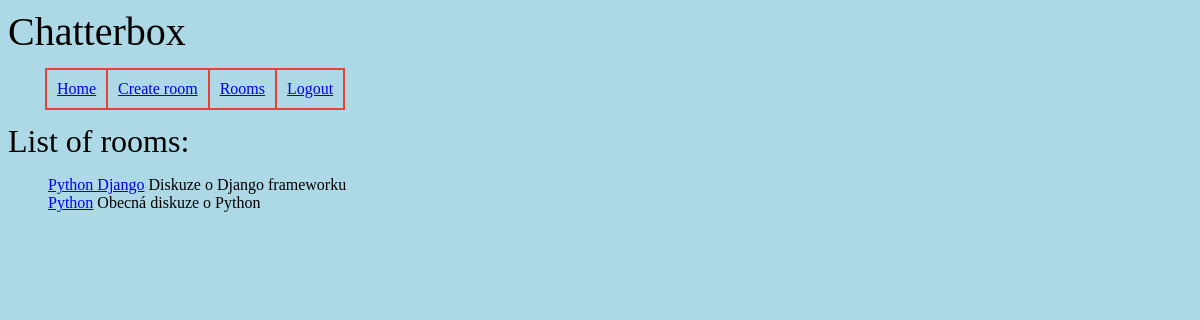
The app's page /rooms/ (signed in) with its own data.
### chatterbox/models.py (models this page shows, shortened)
class Room(models.Model):
    name = models.CharField(max_length=200)
    description = models.TextField(null=True, blank=True)
    created = models.DateTimeField(auto_now_add=True)
    updated = models.DateTimeField(auto_now=True)
    class Meta:
        ordering = ['-created', '-updated']

### chatterbox/views.py (the view)
# urls.py: path('rooms/', chatterbox.views.rooms, name="rooms"),
@login_required # musíme být přihlášeni abychom mohli psát zprávy a prozkouávat stránky
def rooms(request):
    rooms = Room.objects.all()
    context = {"rooms": rooms}
    return render(request, "chatterbox/rooms.html", context)

### chatterbox/templates/chatterbox/rooms.html (shortened to what this page needs)
{% extends 'main.html' %}
{% block content %}
    <div class="list-of-rooms">List of rooms:</div>
    <div class="rooms-list">
        <ul>
            {% for room in rooms %}
            <li>
                <a href="{% url 'room' room.id %}">{{ room.name }}</a> {{ room.description }}
            </li>
            {% endfor %}
        </ul>
    </div>
{% endblock %}

### chatterbox/static/chatterbox/style.css (style rules this page uses)
body { background: #add8e6; }
.list-of-rooms { font-size: 32px; }
.rooms-list ul { list-style: none; }

### records on screen
Room: name "Python Django", description "Diskuze o Django frameworku"
Room: name "Python", description "Obecná diskuze o Python"
